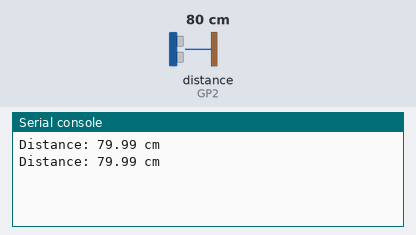
The program below on a simulated Raspberry Pi Pico running MicroPython. Shown: the last lines printed to the serial console. Inputs (shaded band) come from the test bench; at power-on: distance to the obstacle (sensor on GP2) 80 cm. The echo pulse lasts 58.3 µs per cm.

Above: at 1.2 s.
1.3 s: distance to the obstacle (sensor on GP2) set to 2 cm
At 2.6 s:
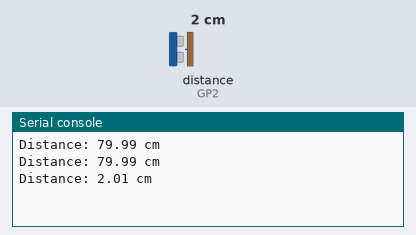
2.8 s: distance to the obstacle (sensor on GP2) set to 4 cm
At 3.5 s:
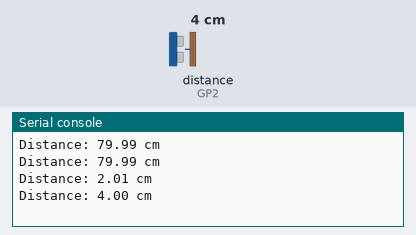
Timing chart, 0 to 5.8 s (numbered marks = the images above; inputs shaded):
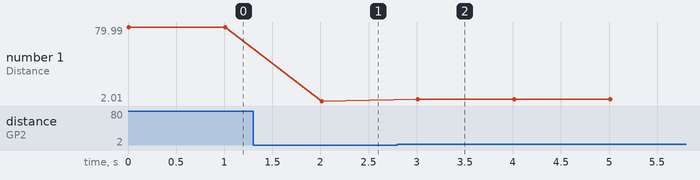

The program:

ultrasonic.py
```python
from machine import Pin, time_pulse_us
import time

# Define pins
TRIG = Pin(3, Pin.OUT)
ECHO = Pin(2, Pin.IN)

def get_distance():
    TRIG.low()
    time.sleep_us(2)
    TRIG.high()
    time.sleep_us(10)
    TRIG.low()

    duration = time_pulse_us(ECHO, 1, 30000)  # timeout of 30ms
    distance = (duration * 0.0343) / 2  # cm

    return distance

while True:
    dist = get_distance()
    print("Distance: {:.2f} cm".format(dist))
    time.sleep(1)
```

Measured:
- after the input at 1.3 s, the serial console: prints a new line after 0.71 s (image 1)
- after the input at 2.8 s, the serial console: prints a new line after 0.21 s (image 2)
- plotted number 1: 79.99 → 2.01 after the input at 1.3 s, 2.01 → 4 after the input at 2.8 s
